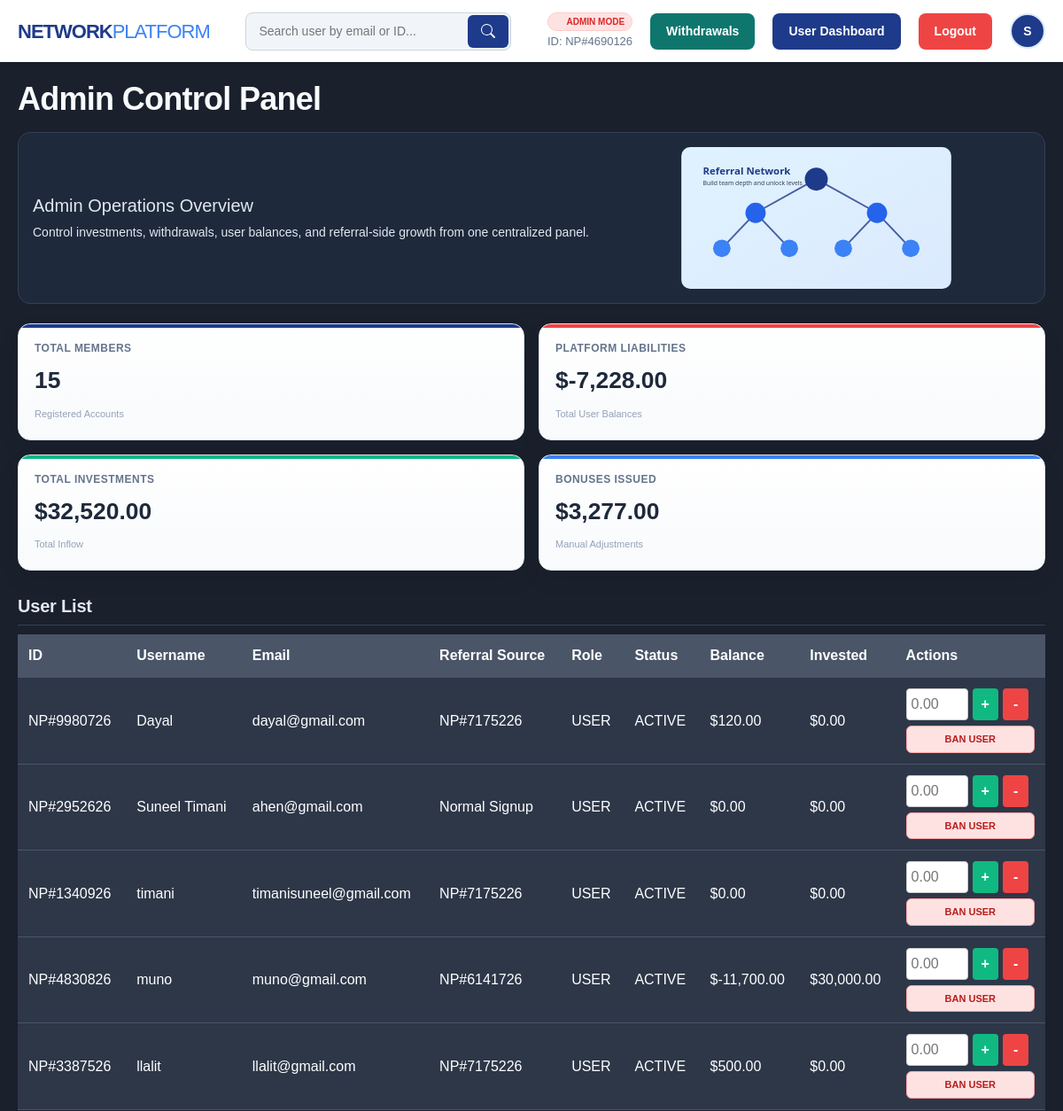
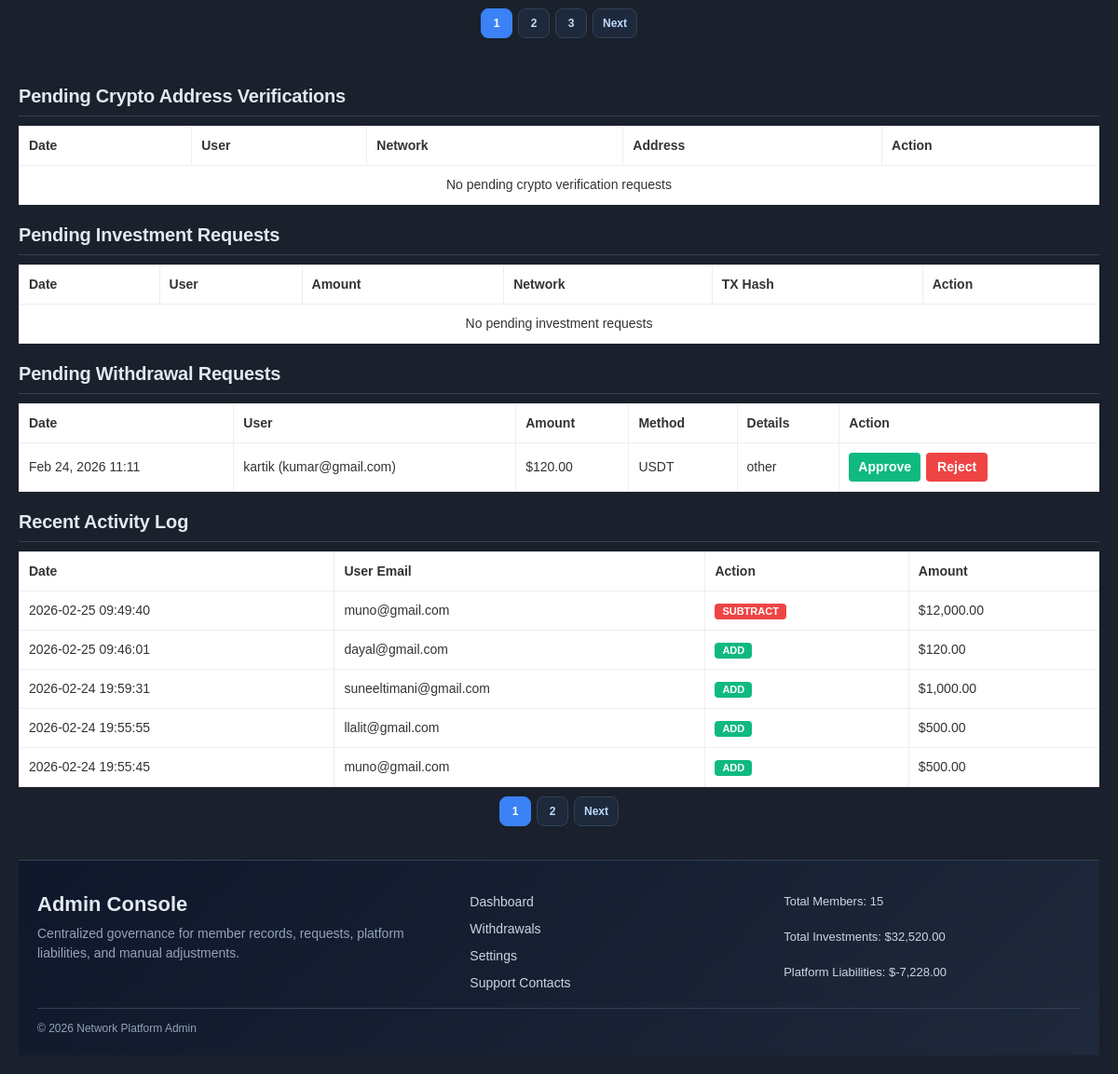
Screenshot of /admin_dashboard.php (signed in) with the database file from the repository (2 pictures, top to bottom).
### tables this page shows
CREATE TABLE `users` (
  `id` int(11) NOT NULL,
  `username` varchar(50) NOT NULL,
  `password` varchar(255) NOT NULL,
  `email` varchar(100) NOT NULL,
  `referrer_id` int(11) DEFAULT NULL,
  `wallet_balance` decimal(15,2) DEFAULT 0.00,
  `investment_amount` decimal(15,2) DEFAULT 0.00,
  `user_rank` enum('Basic','Silver','Gold','Diamond') DEFAULT 'Basic',
  `created_at` timestamp NOT NULL DEFAULT current_timestamp(),
  `last_withdrawal_date` timestamp NULL DEFAULT NULL,
  `role` varchar(10) DEFAULT 'user',
  `status` enum('active','banned') DEFAULT 'active',
  `user_code` varchar(20) DEFAULT NULL
);

CREATE TABLE `withdrawals` (
  `id` int(11) NOT NULL,
  `user_id` int(11) NOT NULL,
  `amount` decimal(10,2) NOT NULL,
  `method` varchar(50) NOT NULL,
  `details` text NOT NULL,
  `status` enum('pending','approved','rejected') DEFAULT 'pending',
  `created_at` timestamp NOT NULL DEFAULT current_timestamp()
);

CREATE TABLE `transaction_logs` (
  `id` int(11) NOT NULL,
  `admin_id` int(11) NOT NULL,
  `user_id` int(11) NOT NULL,
  `action_type` enum('add','subtract') NOT NULL,
  `amount` decimal(10,2) NOT NULL,
  `reason` varchar(255) DEFAULT 'Manual Adjustment',
  `created_at` timestamp NOT NULL DEFAULT current_timestamp()
);

### admin_dashboard.php (the view, shortened to what the rows shown need)
<?php
include 'db.php';
include 'functions.php';
$stmt_admin_user = $pdo->prepare("SELECT id, username, email, role, user_rank, wallet_balance, user_code FROM users WHERE id = ?");
$stmt_admin_user->execute([$_SESSION['user_id']]);
$admin_user = $stmt_admin_user->fetch();
$admin_avatar_initial = strtoupper(substr((string)($admin_user['username'] ?? 'A'), 0, 1));
try {
    $stmt_users = $pdo->query("SELECT id, username, email, role, status, wallet_balance, investment_amount, created_at, referrer_id, user_code FROM users ORDER BY id DESC");
    $users = $stmt_users->fetchAll();
$search = isset($_GET['search']) ? $_GET['search'] : '';
if (!empty($search)) {
    $stmt_users = $pdo->prepare("SELECT id, username, email, role, status, wallet_balance, investment_amount, created_at, referrer_id, user_code FROM users WHERE email LIKE ? OR id = ? OR user_code LIKE ? ORDER BY id DESC");
    $stmt_users->execute(["%$search%", $search, "%$search%"]);
} else {
    $stmt_users = $pdo->query("SELECT id, username, email, role, status, wallet_balance, investment_amount, created_at, referrer_id, user_code FROM users ORDER BY id DESC");
}
$users = $stmt_users->fetchAll();
} catch (PDOException $e) {
    die("Database Error: " . $e->getMessage());
}
$dashboard_limit = 5;
$users_page = max(1, (int)($_GET['users_page'] ?? 1));
$users_total = count($users);
$users_pages = max(1, (int)ceil($users_total / $dashboard_limit));
$users_page = min($users_page, $users_pages);
$users_display = array_slice($users, ($users_page - 1) * $dashboard_limit, $dashboard_limit);
?>
<!DOCTYPE html>
<html lang="en">
<head>
    <link href="https://cdn.jsdelivr.net/npm/bootstrap@5.3.3/dist/css/bootstrap.min.css" rel="stylesheet">
    <link rel="stylesheet" href="responsive.css">
</head>
<body class="admin-dashboard">
<header class="main-header">
    <div class="nav-container">
        <div class="nav-right">
            <div class="user-info">
                <span class="role-badge admin-bg">ADMIN MODE</span>
                <span class="user-email">ID: <?php echo htmlspecialchars($admin_user['user_code'] ?? ('#' . $_SESSION['user_id'])); ?></span>
            </div>
            <details class="profile-menu">
                <summary class="profile-trigger"><?php echo htmlspecialchars($admin_avatar_initial); ?></summary>
            </details>
        </div>
    </div>
</header>
    <h1 class="page-title">Admin Control Panel</h1>
    <table class="user-table">
        <tr>
            <th>ID</th>
            <th>Username</th>
            <th>Email</th>
            <th>Referral Source</th>
            <th>Role</th>
            <th>Status</th>
            <th>Balance</th>
            <th>Invested</th>
            <th>Actions</th>
        </tr>
        <?php foreach ($users_display as $u): ?>
        <tr>
            <td data-label="ID"><?php echo htmlspecialchars($u['user_code'] ?: ('#' . $u['id'])); ?></td>
            <td data-label="Username"><?php echo htmlspecialchars($u['username']); ?></td>
            <td data-label="Email"><?php echo htmlspecialchars($u['email']); ?></td>
            <td data-label="Referral Source">
                <?php if (!empty($u['referrer_id'])): ?>
                    <?php echo htmlspecialchars(getUserCodeById($pdo, (int)$u['referrer_id'])); ?>
                <?php else: ?>
                    Normal Signup
                <?php endif; ?>
            </td>
            <td data-label="Role" class="<?php echo $u['role'] == 'admin' ? 'status-admin' : ''; ?>">
                <?php echo strtoupper($u['role']); ?>
            </td>
            <td data-label="Status"><?php echo strtoupper($u['status']); ?></td>
            <td data-label="Balance">$<?php echo number_format($u['wallet_balance'], 2); ?></td>
            <td data-label="Invested">$<?php echo number_format($u['investment_amount'], 2); ?></td>
            <td data-label="Actions">
                <div style="display: flex; flex-direction: column; gap: 6px;">
                    <form action="update_balance.php" method="POST" style="display: flex; gap: 5px;">
                        <input type="number" name="amount" step="0.01" placeholder="0.00" style="width: 70px; padding: 5px; border-radius: 4px; border: 1px solid #ccc;" required>
                        <button type="submit" name="action" value="add" class="btn-add">+</button>
                        <button type="submit" name="action" value="subtract" class="btn-sub">-</button>
                    </form>
                    <?php if ($u['role'] !== 'admin'): ?>
                        <form action="toggle_status.php" method="POST">
                            <button type="submit" class="btn-status <?php echo $u['status'] === 'active' ? 'btn-ban' : 'btn-unban'; ?>">
                                <?php echo $u['status'] === 'active' ? 'Ban User' : 'Unban User'; ?>
                            </button>
                        </form>
                    <?php endif; ?>
                </div>
            </td>
        </tr>
        <?php endforeach; ?>
    </table>
<?php
$stmt_logs = $pdo->query("
    SELECT tl.*, u.email as user_email
    FROM transaction_logs tl
    JOIN users u ON tl.user_id = u.id
    ORDER BY tl.created_at DESC LIMIT 10
");
$logs = $stmt_logs->fetchAll();
$stmt_withdrawals = $pdo->query("
    SELECT w.id, w.user_id, w.amount, w.method, w.details, w.status, w.created_at, u.username, u.email
    FROM withdrawals w
    JOIN users u ON w.user_id = u.id
    WHERE w.status = 'pending'
    ORDER BY w.created_at DESC
");
$pending_withdrawals = $stmt_withdrawals->fetchAll();
$withdrawals_page = max(1, (int)($_GET['withdrawals_page'] ?? 1));
$logs_page = max(1, (int)($_GET['logs_page'] ?? 1));
$pending_withdrawals_total = count($pending_withdrawals);
$logs_total = count($logs);
$pending_withdrawals_pages = max(1, (int)ceil($pending_withdrawals_total / $dashboard_limit));
$logs_pages = max(1, (int)ceil($logs_total / $dashboard_limit));
$withdrawals_page = min($withdrawals_page, $pending_withdrawals_pages);
$logs_page = min($logs_page, $logs_pages);
$pending_withdrawals_display = array_slice($pending_withdrawals, ($withdrawals_page - 1) * $dashboard_limit, $dashboard_limit);
$logs_display = array_slice($logs, ($logs_page - 1) * $dashboard_limit, $dashboard_limit);
?>
<div style="margin-top: 50px;">
    <table class="log-table">
        <thead>
            <tr>
                <th>Date</th>
                <th>User</th>
                <th>Network</th>
                <th>Address</th>
                <th>Action</th>
            </tr>
        </thead>
    </table>
    <table class="log-table">
        <thead>
            <tr>
                <th>Date</th>
                <th>User</th>
                <th>Amount</th>
                <th>Network</th>
                <th>TX Hash</th>
                <th>Action</th>
            </tr>
        </thead>
    </table>
    <table class="log-table">
        <thead>
            <tr>
                <th>Date</th>
                <th>User</th>
                <th>Amount</th>
                <th>Method</th>
                <th>Details</th>
                <th>Action</th>
            </tr>
        </thead>
        <tbody>
            <?php if (empty($pending_withdrawals_display)): ?>
                <tr><td colspan="6" style="text-align:center;">No pending withdrawals</td></tr>
            <?php else: ?>
                <?php foreach ($pending_withdrawals_display as $w): ?>
                    <tr>
                        <td><?php echo date('M d, Y H:i', strtotime($w['created_at'])); ?></td>
                        <td><?php echo htmlspecialchars($w['username']) . " (" . htmlspecialchars($w['email']) . ")"; ?></td>
                        <td>$<?php echo number_format($w['amount'], 2); ?></td>
                        <td><?php echo htmlspecialchars($w['method']); ?></td>
                        <td><?php echo htmlspecialchars($w['details']); ?></td>
                        <td>
                            <form action="handle_withdrawal.php" method="POST" style="display:flex; gap:6px;">
                                <button type="submit" name="decision" value="approve" class="btn-add">Approve</button>
                                <button type="submit" name="decision" value="reject" class="btn-sub">Reject</button>
                            </form>
                        </td>
                    </tr>
                <?php endforeach; ?>
            <?php endif; ?>
        </tbody>
    </table>
    <table class="log-table">
        <thead>
            <tr>
                <th>Date</th>
                <th>User Email</th>
                <th>Action</th>
                <th>Amount</th>
            </tr>
        </thead>
        <tbody>
            <?php foreach ($logs_display as $log): ?>
            <tr>
                <td><?php echo $log['created_at']; ?></td>
                <td><?php echo $log['user_email']; ?></td>
                <td>
                    <span class="badge <?php echo $log['action_type']; ?>">
                        <?php echo strtoupper($log['action_type']); ?>
                    </span>
                </td>
                <td>$<?php echo number_format($log['amount'], 2); ?></td>
            </tr>
            <?php endforeach; ?>
        </tbody>
    </table>
</div>
</body>
</html>

### rows the page displays
users: user_code "NP#4690126", username "S"
users: user_code "NP#9980726", username "Dayal", email "dayal@gmail.com", referrer_id "NP#7175226", role "USER", status "ACTIVE", wallet_balance "120.00", investment_amount "0.00", shows "BAN USER"
users: user_code "NP#2952626", username "Suneel Timani", email "ahen@gmail.com", shows "Normal Signup", role "USER", status "ACTIVE", wallet_balance "0.00", investment_amount "0.00", shows "BAN USER"
users: user_code "NP#1340926", username "timani", email "timanisuneel@gmail.com", referrer_id "NP#7175226", role "USER", status "ACTIVE", wallet_balance "0.00", investment_amount "0.00", shows "BAN USER"
users: user_code "NP#4830826", username "muno", email "muno@gmail.com", referrer_id "NP#6141726", role "USER", status "ACTIVE", wallet_balance "-11,700.00", investment_amount "30,000.00", shows "BAN USER"
users: user_code "NP#3387526", username "llalit", email "llalit@gmail.com", referrer_id "NP#7175226", role "USER", status "ACTIVE", wallet_balance "500.00", investment_amount "0.00", shows "BAN USER"
withdrawals: created_at "Feb 24, 2026 11:11", user.username "kartik", user.email "kumar@gmail.com", amount "120.00", method "USDT", details "other"
transaction_logs: created_at "2026-02-25 09:49:40", user.email "muno@gmail.com", action_type "SUBTRACT", amount "12,000.00"
transaction_logs: created_at "2026-02-25 09:46:01", user.email "dayal@gmail.com", action_type "ADD", amount "120.00"
transaction_logs: created_at "2026-02-24 19:59:31", user.email "suneeltimani@gmail.com", action_type "ADD", amount "1,000.00"
transaction_logs: created_at "2026-02-24 19:55:55", user.email "llalit@gmail.com", action_type "ADD", amount "500.00"
transaction_logs: created_at "2026-02-24 19:55:45", user.email "muno@gmail.com", action_type "ADD", amount "500.00"

### other values shown
$total_users "15"
$total_platform_balance "-7,228.00"
$total_invested "32,520.00"
$total_bonuses "3,277.00"
